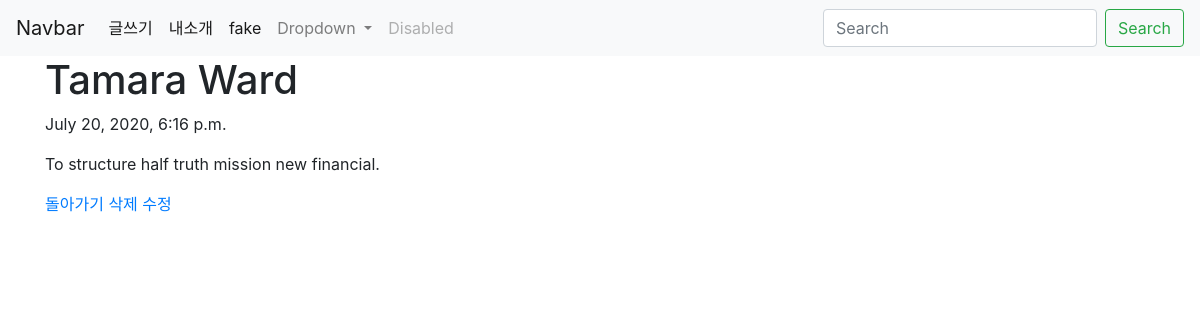
The page /blog/6/ on the database its author committed.
### blog/models.py (models this page shows, shortened)
class Blog(models.Model):
    title = models.CharField(max_length = 200)
    pub_date = models.DateTimeField('date published')
    body = models.TextField()

### blog/views.py (the view)
# urls.py: path('<int:blog_id>/', views.detail, name = 'detail'),
def detail(request, blog_id):
    blog_detail = get_object_or_404(Blog, pk = blog_id)
    return render(request, 'detail.html', {'blog': blog_detail})

### blog/templates/detail.html
{% extends 'base.html' %}
{% block content %}
<h1>{{blog.title}}</h1>
<p>{{blog.pub_date}}</p>
<p>{{blog.body}}</p>
<a href="{% url 'blog' %}">돌아가기</a>
<a href="{% url 'delete' blog.id %}">삭제</a>
<a href="{% url 'update' blog.id %}">수정</a>
{% endblock %}

### rows shown on the page
Blog: title "Tamara Ward", pub_date "July 20, 2020, 6:16 p.m.", body "To structure half truth mission new financial."
